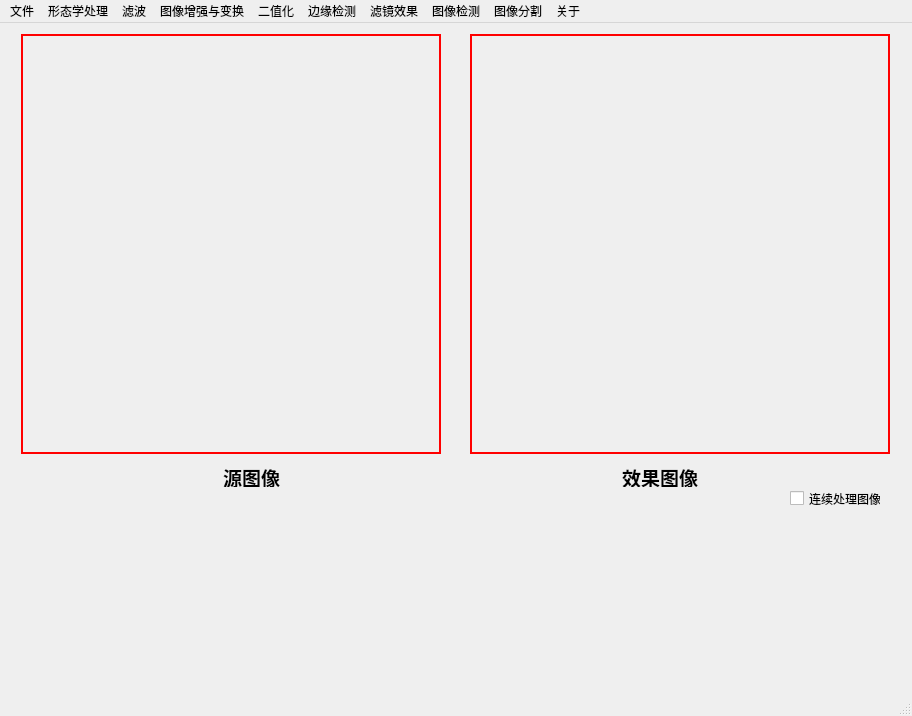
<?xml version="1.0" encoding="UTF-8"?>
<ui version="4.0">
 <class>base_process</class>
 <widget class="QMainWindow" name="base_process">
  <property name="geometry">
   <rect>
    <x>0</x>
    <y>0</y>
    <width>912</width>
    <height>716</height>
   </rect>
  </property>
  <property name="windowTitle">
   <string>图像处理</string>
  </property>
  <widget class="QWidget" name="centralwidget">
   <widget class="QWidget" name="widget_for_layout" native="true">
    <property name="geometry">
     <rect>
      <x>20</x>
      <y>490</y>
      <width>871</width>
      <height>191</height>
     </rect>
    </property>
   </widget>
   <widget class="QLabel" name="labelsrc">
    <property name="geometry">
     <rect>
      <x>21</x>
      <y>11</y>
      <width>420</width>
      <height>420</height>
     </rect>
    </property>
    <property name="sizePolicy">
     <sizepolicy hsizetype="Preferred" vsizetype="Preferred">
      <horstretch>0</horstretch>
      <verstretch>0</verstretch>
     </sizepolicy>
    </property>
    <property name="styleSheet">
     <string notr="true">border:2px solid red</string>
    </property>
    <property name="text">
     <string/>
    </property>
    <property name="scaledContents">
     <bool>true</bool>
    </property>
   </widget>
   <widget class="QLabel" name="labeldst">
    <property name="geometry">
     <rect>
      <x>470</x>
      <y>11</y>
      <width>420</width>
      <height>420</height>
     </rect>
    </property>
    <property name="sizePolicy">
     <sizepolicy hsizetype="Preferred" vsizetype="Preferred">
      <horstretch>0</horstretch>
      <verstretch>0</verstretch>
     </sizepolicy>
    </property>
    <property name="styleSheet">
     <string notr="true">border:2px solid red</string>
    </property>
    <property name="text">
     <string/>
    </property>
    <property name="scaledContents">
     <bool>true</bool>
    </property>
   </widget>
   <widget class="QCheckBox" name="is_single_process">
    <property name="geometry">
     <rect>
      <x>790</x>
      <y>460</y>
      <width>91</width>
      <height>31</height>
     </rect>
    </property>
    <property name="text">
     <string>连续处理图像</string>
    </property>
   </widget>
   <widget class="QWidget" name="layoutWidget">
    <property name="geometry">
     <rect>
      <x>50</x>
      <y>440</y>
      <width>811</width>
      <height>24</height>
     </rect>
    </property>
    <layout class="QHBoxLayout" name="horizontalLayout">
     <item>
      <widget class="QLabel" name="labelsrctxt">
       <property name="layoutDirection">
        <enum>Qt::LeftToRight</enum>
       </property>
       <property name="text">
        <string>&lt;html&gt;&lt;head/&gt;&lt;body&gt;&lt;p align=&quot;center&quot;&gt;&lt;span style=&quot; font-size:14pt; font-weight:600;&quot;&gt;源图像&lt;/span&gt;&lt;/p&gt;&lt;/body&gt;&lt;/html&gt;</string>
       </property>
      </widget>
     </item>
     <item>
      <widget class="QLabel" name="labelsrctxt_2">
       <property name="layoutDirection">
        <enum>Qt::LeftToRight</enum>
       </property>
       <property name="text">
        <string>&lt;html&gt;&lt;head/&gt;&lt;body&gt;&lt;p align=&quot;center&quot;&gt;&lt;span style=&quot; font-size:14pt; font-weight:600;&quot;&gt;效果图像&lt;/span&gt;&lt;/p&gt;&lt;/body&gt;&lt;/html&gt;</string>
       </property>
      </widget>
     </item>
    </layout>
   </widget>
  </widget>
  <widget class="QMenuBar" name="menubar">
   <property name="geometry">
    <rect>
     <x>0</x>
     <y>0</y>
     <width>912</width>
     <height>23</height>
    </rect>
   </property>
   <widget class="QMenu" name="menu">
    <property name="title">
     <string>文件</string>
    </property>
    <addaction name="action_openpic"/>
    <addaction name="action_savedst"/>
    <addaction name="action_clear"/>
    <addaction name="action_huanyuan"/>
    <addaction name="action_exit"/>
   </widget>
   <widget class="QMenu" name="menu_2">
    <property name="title">
     <string>边缘检测</string>
    </property>
    <addaction name="actionSobel"/>
    <addaction name="actionCanny"/>
    <addaction name="actionLaplacian"/>
    <addaction name="actionScharr"/>
   </widget>
   <widget class="QMenu" name="menu_3">
    <property name="title">
     <string>形态学处理</string>
    </property>
    <addaction name="action_select_scope"/>
   </widget>
   <widget class="QMenu" name="menu_4">
    <property name="title">
     <string>滤波</string>
    </property>
    <addaction name="action_bulr"/>
    <addaction name="action_boxFilter"/>
    <addaction name="action_GaussFilter"/>
    <addaction name="action_midian"/>
    <addaction name="action_bilateral"/>
   </widget>
   <widget class="QMenu" name="menu_5">
    <property name="title">
     <string>图像增强与变换</string>
    </property>
    <addaction name="action_equalizehist"/>
    <addaction name="action_tiaojie_liangdu_duibidu"/>
    <addaction name="action_warpAffine"/>
    <addaction name="action_logPolar"/>
    <addaction name="action_kx_b"/>
   </widget>
   <widget class="QMenu" name="menu_6">
    <property name="title">
     <string>二值化</string>
    </property>
    <addaction name="action_base"/>
    <addaction name="actionTHRESH_OTSU"/>
    <addaction name="actionTHRESH_TRIANGLE"/>
    <addaction name="action_adapt"/>
   </widget>
   <widget class="QMenu" name="menu_7">
    <property name="title">
     <string>滤镜效果</string>
    </property>
    <addaction name="action_color_lvjing"/>
    <addaction name="action_change_secaikongjian"/>
    <addaction name="action_shougonghua_2"/>
    <addaction name="action_art"/>
    <addaction name="action_light"/>
    <addaction name="action_diaoke"/>
    <addaction name="action_teshuxiaoguo"/>
   </widget>
   <widget class="QMenu" name="menu_8">
    <property name="title">
     <string>关于</string>
    </property>
    <addaction name="action_help"/>
   </widget>
   <widget class="QMenu" name="menu_9">
    <property name="title">
     <string>图像检测</string>
    </property>
    <widget class="QMenu" name="menu_10">
     <property name="title">
      <string>霍夫变换</string>
     </property>
     <addaction name="action_huofu_line"/>
     <addaction name="action_huofu_yuan"/>
    </widget>
    <addaction name="action_lunkuojiance"/>
    <addaction name="menu_10"/>
    <addaction name="action_jiaodianjiance"/>
   </widget>
   <widget class="QMenu" name="menu_11">
    <property name="title">
     <string>图像分割</string>
    </property>
    <addaction name="actionK_Means"/>
   </widget>
   <addaction name="menu"/>
   <addaction name="menu_3"/>
   <addaction name="menu_4"/>
   <addaction name="menu_5"/>
   <addaction name="menu_6"/>
   <addaction name="menu_2"/>
   <addaction name="menu_7"/>
   <addaction name="menu_9"/>
   <addaction name="menu_11"/>
   <addaction name="menu_8"/>
  </widget>
  <widget class="QStatusBar" name="statusbar"/>
  <action name="action_openpic">
   <property name="text">
    <string>打开图片</string>
   </property>
  </action>
  <action name="action_savedst">
   <property name="text">
    <string>保存效果图</string>
   </property>
  </action>
  <action name="action_clear">
   <property name="text">
    <string>清除图像</string>
   </property>
  </action>
  <action name="action_exit">
   <property name="text">
    <string>退出</string>
   </property>
  </action>
  <action name="action_huanyuan">
   <property name="text">
    <string>还原图像</string>
   </property>
  </action>
  <action name="action_select_scope">
   <property name="text">
    <string>选择操作参数</string>
   </property>
  </action>
  <action name="action_bulr">
   <property name="text">
    <string>均值滤波</string>
   </property>
  </action>
  <action name="action_boxFilter">
   <property name="text">
    <string>方框滤波</string>
   </property>
  </action>
  <action name="action_GaussFilter">
   <property name="text">
    <string>高斯滤波</string>
   </property>
  </action>
  <action name="action_midian">
   <property name="text">
    <string>中值滤波</string>
   </property>
  </action>
  <action name="action_bilateral">
   <property name="text">
    <string>双边滤波</string>
   </property>
  </action>
  <action name="action_equalizehist">
   <property name="text">
    <string>直方图均衡化</string>
   </property>
  </action>
  <action name="action_tiaojie_liangdu_duibidu">
   <property name="text">
    <string>调节亮度/对比度</string>
   </property>
  </action>
  <action name="action_base">
   <property name="text">
    <string>基本二值化方法</string>
   </property>
  </action>
  <action name="actionTHRESH_OTSU">
   <property name="text">
    <string>THRESH_OTSU + 基本二值化方法</string>
   </property>
  </action>
  <action name="actionTHRESH_TRIANGLE">
   <property name="text">
    <string>THRESH_TRIANGLE + 基本二值化方法</string>
   </property>
  </action>
  <action name="action_adapt">
   <property name="text">
    <string>自适应二值化</string>
   </property>
  </action>
  <action name="actionSobel">
   <property name="text">
    <string>Sobel算子</string>
   </property>
  </action>
  <action name="actionCanny">
   <property name="text">
    <string>Canny算子</string>
   </property>
  </action>
  <action name="actionLaplacian">
   <property name="text">
    <string>Laplacian算子</string>
   </property>
  </action>
  <action name="actionScharr">
   <property name="text">
    <string>Scharr算子</string>
   </property>
  </action>
  <action name="action_color_lvjing">
   <property name="text">
    <string>图片颜色转换</string>
   </property>
  </action>
  <action name="action_change_secaikongjian">
   <property name="text">
    <string>彩色映射（常用于灰度图转彩色图）</string>
   </property>
  </action>
  <action name="action_shougonghua_2">
   <property name="text">
    <string>手工画效果</string>
   </property>
  </action>
  <action name="action_art">
   <property name="text">
    <string>艺术效果</string>
   </property>
  </action>
  <action name="action_light">
   <property name="text">
    <string>光线效果</string>
   </property>
  </action>
  <action name="action_diaoke">
   <property name="text">
    <string>雕刻效果</string>
   </property>
  </action>
  <action name="action_help">
   <property name="text">
    <string>软件说明</string>
   </property>
  </action>
  <action name="action_lunkuojiance">
   <property name="text">
    <string>轮廓检测</string>
   </property>
  </action>
  <action name="action_teshuxiaoguo">
   <property name="text">
    <string>特殊效果</string>
   </property>
  </action>
  <action name="action_huofu_line">
   <property name="text">
    <string>霍夫线变换</string>
   </property>
  </action>
  <action name="action_huofu_yuan">
   <property name="text">
    <string>霍夫圆变换</string>
   </property>
  </action>
  <action name="action_jiaodianjiance">
   <property name="text">
    <string>角点检测</string>
   </property>
  </action>
  <action name="action_warpAffine">
   <property name="text">
    <string>仿射变换</string>
   </property>
  </action>
  <action name="action_logPolar">
   <property name="text">
    <string>笛卡尔坐标与极坐标相互转换</string>
   </property>
  </action>
  <action name="actionK_Means">
   <property name="text">
    <string>K-均值聚类</string>
   </property>
  </action>
  <action name="action_kx_b">
   <property name="text">
    <string>线性变换：y = |kx + b|</string>
   </property>
  </action>
 </widget>
 <resources/>
 <connections/>
</ui>
